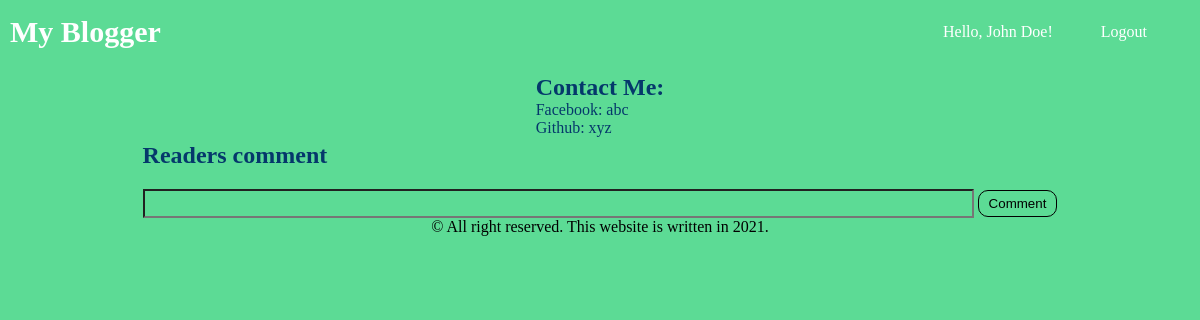
The page /posts/4 (signed in) on the database as committed earlier.
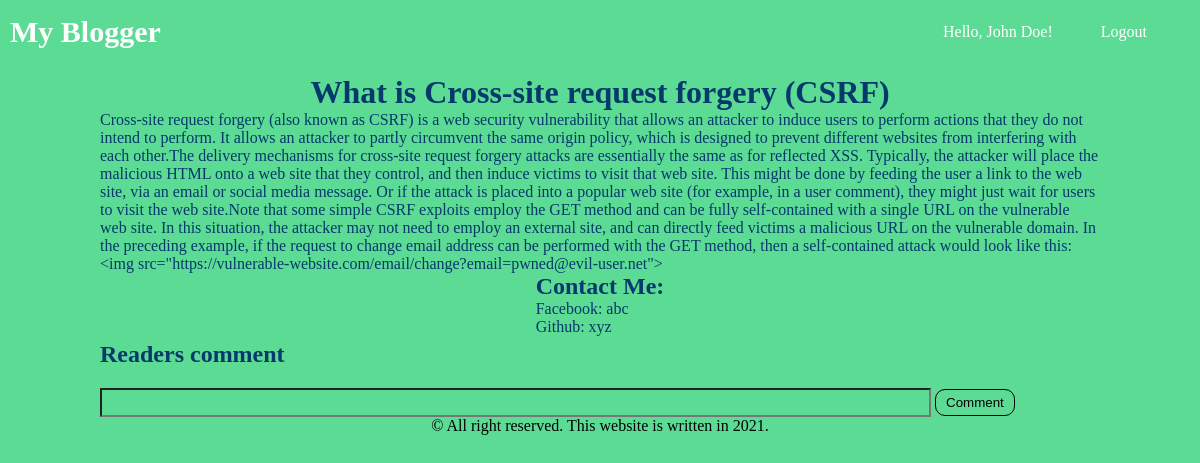
The same page on the database as committed later.
### app/models.py (models this page shows, shortened)
class Post(db.Model):
    id = db.Column(db.Integer, primary_key=True)
    title = db.Column(db.String(50))
    body = db.Column(db.String(140))
    timestamp = db.Column(db.TIMESTAMP, index=True, default=datetime.now)
    comments = db.relationship('Comment', backref='post', lazy='joined')

### app/routes.py (the view)
@app.route('/posts/<int:post_id>', methods=['GET', 'POST'])
def detail(post_id):
    form = CommentForm()
    if request.method == 'POST':
        comment = Comment(value=form.value.data, post_id=post_id, user_id=current_user.get_id())
        db.session.add(comment)
        db.session.commit()
    post = Post.query.filter_by(id=post_id).first()
    post_comments = Comment.query.join(User).filter(Comment.post_id == post_id).all()
    return render_template('detail.html', title='Post Detail', post=post, form=form, postComments=post_comments)

### app/forms.py
class CommentForm(FlaskForm):
    value = StringField()
    submit = SubmitField('Comment')

### app/models.py (called while the page is built)
@login.user_loader
def load_user(id):
    return User.query.get(int(id))

### app/templates/detail.html (shortened to what this page needs)
{% extends "base.html" %}
{% block style %}
    <link rel="stylesheet" href="{{ url_for('static', filename='styles/detail.css') }}">
{% endblock %}
{% block content %}
    <h1>{{ post.title }}</h1>
    <p>{{ post.body }}</p>
    <div>
        <h2>Contact Me: </h2>
        <a href="#" style="color: #05386B;">Facebook: abc</a><br>
        <a href="#" style="color: #05386B;">Github: xyz</a>
    </div>
    <div class="comment">
        <h2>Readers comment</h2>
    </div>
    {% if current_user.is_authenticated %}
        <form action="" method="post">
            {{ form.value(size=100, class_="comment") }}
            {{ form.submit() }}
        </form>
    {% endif %}
{% endblock %}

Rows that differ between the two databases and show on the page:
added Post: title "What is Cross-site request forgery (CSRF)", body "Cross-site request forgery (also known as CSRF) is a web security vulnerability that allows an attacker to induce users to perform actions that they do not intend to perform. It allows an attacker to partly circumvent the same origin policy, which is designed to prevent different websites from interfering with each other.The delivery mechanisms for cross-site request forgery attacks are essentially the same as for reflected XSS. Typically, the attacker will place the malicious HTML onto a web site that they control, and then induce victims to visit that web site. This might be done by feeding the user a link to the web site, via an email or social media message. Or if the attack is placed…"
